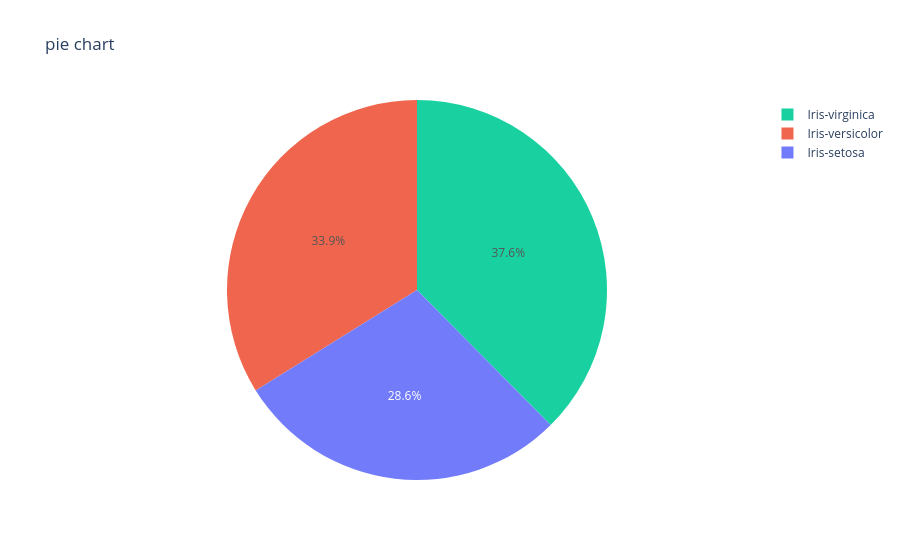

Notebook source saved alongside this figure:
### Code cell
import pandas as pd
import plotly.express as px

df = pd.read_csv(r"C:\Users\ASUS\Downloads\Iris.csv")
fig = px.pie(
    df,
    title="pie chart",
    names="Species",
    values="SepalLengthCm",
    color="Species",
    # labeldistance=1.5,
    # shdow=True,
    # explode=ex
    opacity=0.9
)

fig.show()

### Figure 1 — Plotly figure (JSON) as saved in the notebook; plotly's stock layout.template omitted (floating-point values rounded to 4 significant figures; data arrays with more than 128 entries replaced by an {"elided": "..."} marker saying what was removed)
{"data": [{"customdata": {"elided": "150x1 str values"}, "domain": {"x": [0, 1], "y": [0, 1]}, "hovertemplate": "Species=%{customdata[0]}<br>SepalLengthCm=%{value}<extra></extra>", "labels": {"elided": "150 str values"}, "legendgroup": "", "marker": {"colors": {"elided": "150 str values"}}, "name": "", "opacity": 0.9, "showlegend": true, "type": "pie", "values": {"elided": "150 float values"}}], "layout": {"legend": {"tracegroupgap": 0}, "title": {"text": "pie chart"}}}
